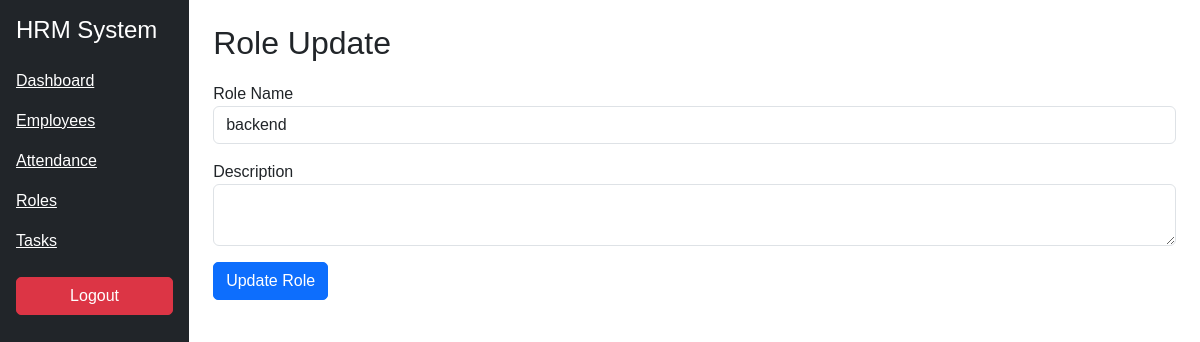
Before: /edit_role/1 with the older database file.
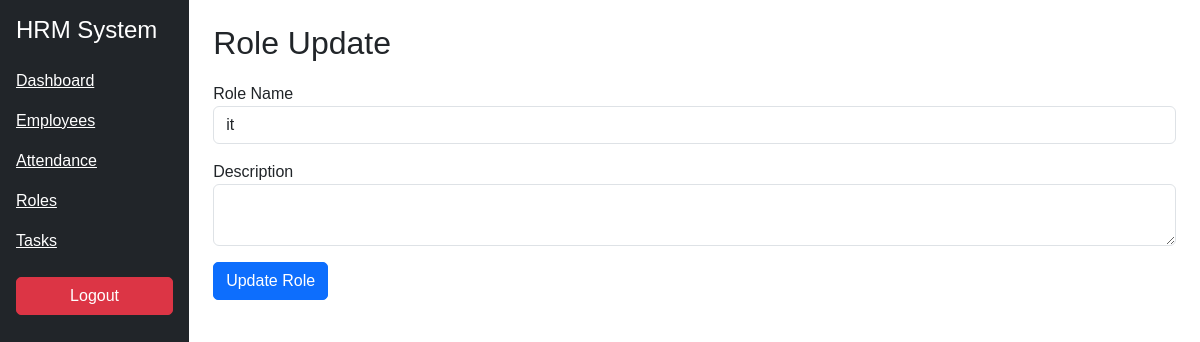
After: the same page with the newer database file.
### models.py (models this page shows)
class Role(db.Model):
    role_id = db.Column(db.Integer, primary_key=True)
    role_name = db.Column(db.String(100))
    description = db.Column(db.String(200))
    status = db.Column(db.String(50), default='active')
    created_at = db.Column(db.DateTime)
    updated_at = db.Column(db.DateTime)

### routes/role_routes.py (the view)
@role_bp.route('/edit_role/<int:id>')
def edit_role(id):
    role = Role.query.get(id)
    return render_template("edit_role.html", role=role)

### templates/edit_role.html
{% extends "base.html" %}
{% block content %}
<h2>Role Update</h2>
<form action="/update_role/{{ role.role_id }}" method="POST">
<div class="mb-3">
<label>Role Name</label>
<input type="text" name="role_name" class="form-control" value="{{ role.role_name }}">
</div>
<div class="mb-3">
<label>Description</label>
<textarea name="description" class="form-control">{{ role.description }}</textarea>
</div>
<button class="btn btn-primary">Update Role</button>
</form>
{% endblock %}

Changed rows visible on the page:
changed Role: role_name "backend" → "it"
